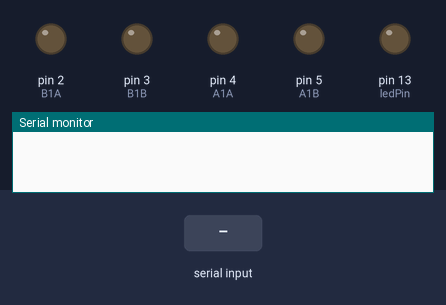
The sketch below on a simulated Arduino Uno, built with avr-gcc and run on an emulated ATmega328P. Shown: output pins drawn as LEDs (lit = HIGH), the last lines printed to the serial monitor. Inputs (shaded band) come from the test bench.

Above: at 2.2 s.
2.3 s: "R" received over the second serial link
At 3.5 s:
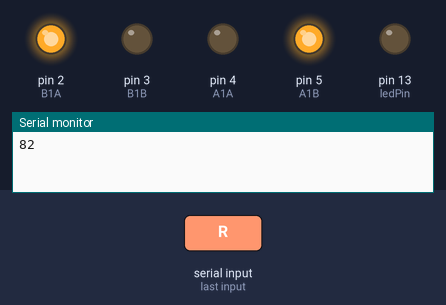
3.9 s: "L" received over the second serial link
At 4.7 s:
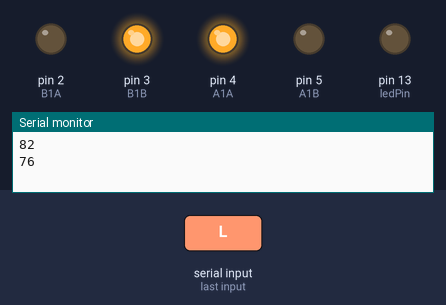
5.5 s: "F" received over the second serial link
At 5.9 s:
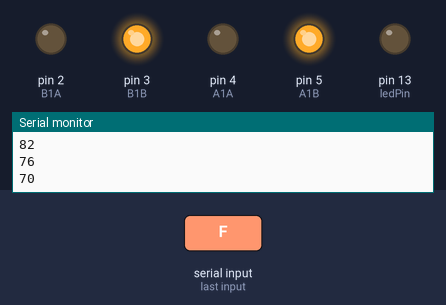
7.1 s: "B" received over the second serial link
At 8.3 s:
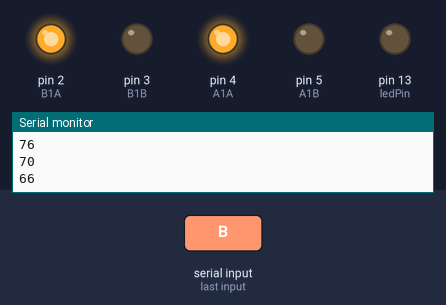
8.7 s: "Z" received over the second serial link
At 9.5 s:
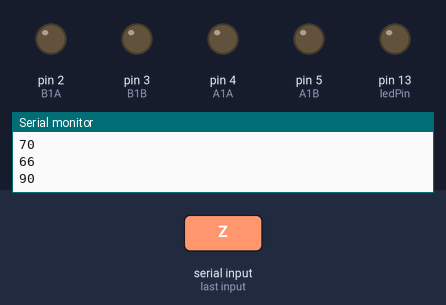
Timing chart, 0 to 11.3 s (numbered marks = the images above; inputs shaded):
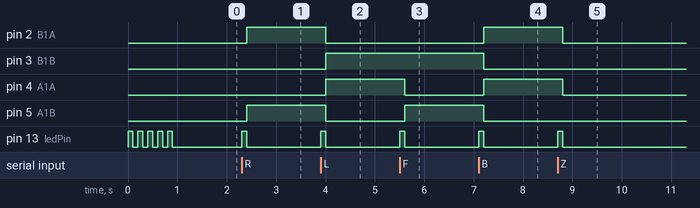

Measured:
- after the input at 2.3 s, pin 2 (B1A), pin 5 (A1B): LOW → HIGH after 0.10 s; pin 13 (ledPin): LOW → HIGH at once, → LOW 0.10 s later
- after the input at 3.9 s, pin 2 (B1A), pin 5 (A1B): HIGH → LOW after 0.10 s; pin 3 (B1B), pin 4 (A1A): LOW → HIGH after 0.10 s; pin 13 (ledPin): LOW → HIGH at once, → LOW 0.10 s later
- after the input at 5.5 s, pin 4 (A1A): HIGH → LOW after 0.10 s; pin 5 (A1B): LOW → HIGH after 0.10 s; pin 13 (ledPin): LOW → HIGH at once, → LOW 0.10 s later
- after the input at 7.1 s, pin 2 (B1A), pin 4 (A1A): LOW → HIGH after 0.10 s; pin 3 (B1B), pin 5 (A1B): HIGH → LOW after 0.10 s; pin 13 (ledPin): LOW → HIGH at once, → LOW 0.10 s later
- after the input at 8.7 s, pin 2 (B1A), pin 4 (A1A): HIGH → LOW after 0.10 s; pin 13 (ledPin): LOW → HIGH at once, → LOW 0.10 s later

The sketch:

FUTBOL-2.ino
```cpp
//https://hetpro-store.com/TUTORIALES/bluetooth-hc-06-app-arduino/

#include <SoftwareSerial.h>
SoftwareSerial BT1(11,12); // RX, TX recorder que se cruzan

const int A1A = 4;//define pin 2 for A1A
const int A1B = 5;//define pin 3 for A1B

const int B1A = 2;//define pin 8 for B1A
const int B1B = 3;//define pin 9 for B1B

//bluetooth hc-06
int ledPin = LED_BUILTIN ; // usamos un pin de salida al LED
int state = 0; // Variable lectrura serial
int i=0;

void setup() {
    pinMode(ledPin, OUTPUT);   //Declara pin de Salida
    for(i=0;i<5;i++){
      digitalWrite(ledPin, HIGH);
      delay(100);
      digitalWrite(ledPin, LOW);
      delay(100);
    }

  pinMode(B1A,OUTPUT);// define pin as output
  pinMode(B1B,OUTPUT);

  pinMode(A1A,OUTPUT);
  pinMode(A1B,OUTPUT);

    Serial.begin(9600);
    BT1.begin(9600);
}

void loop() {
  if (BT1.available()){
    state=BT1.read();
    Serial.println(state);
    digitalWrite(ledPin, HIGH);
    delay(100);
    digitalWrite(ledPin, LOW);
  }

  switch (state) {
  case 82:
    motorA('R');
    motorB('L');
    break;
  case 76:
    motorA('L');
    motorB('R');
    break;
  case 70:
    motorA('R');
    motorB('R');
    break;
  case 66:
    motorA('L');
    motorB('L');
    break;
  case 90:
    motorA('0');
    motorB('0');
    break;
  default:
    // statements
    break;
  }

  state=0;
/*
  motorA('R');// Turn motor A to RIGHT
  delay(100);
  motorA('L');// Turn motor A to LEFT
  delay(100);
  motorA('O');// Turn motor A OFF
  delay(100);

  motorB('R');// Turn motor B to RIGHT
  delay(100);
   motorB('L');// Turn motor B to LEFT
  delay(100);
  motorB('O');// Turn motor B OFF
  delay(100);

  motorA('R');// Turn motor A to RIGHT
  motorB('R'); // Turn motor A to RIGHT
  delay(100);
  motorA('L');// Turn motor A to LEFT
  motorB('L');// Turn motor B to LEFT
  delay(100);
  motorA('O');// Turn motor A OFF
  motorB('O');// Turn motor B OFF
  delay(100);
  */
}

/*
 * @motorA
 * activation rotation of motor A
 * d is the direction
 * R = Right
 * L = Left
 */
void motorA(char d)
{
  if(d =='R'){
    digitalWrite(A1A,LOW);
    digitalWrite(A1B,HIGH);
  }else if (d =='L'){
    digitalWrite(A1A,HIGH);
    digitalWrite(A1B,LOW);
  }else{
    //Robojax.com L9110 Motor Tutorial
    // Turn motor OFF
    digitalWrite(A1A,LOW);
    digitalWrite(A1B,LOW);
  }
}// motorA end


/*
 * @motorB
 * activation rotation of motor B
 * d is the direction
 * R = Right
 * L = Left
 */
void motorB(char d)
{

    if(d =='R'){
      digitalWrite(B1A,LOW);
      digitalWrite(B1B,HIGH);
    }else if(d =='L'){
      digitalWrite(B1A,HIGH);
      digitalWrite(B1B,LOW);
    }else{
    //Robojax.com L9110 Motor Tutorial
    // Turn motor OFF
      digitalWrite(B1A,LOW);
      digitalWrite(B1B,LOW);
    }

}// motorB end
```
